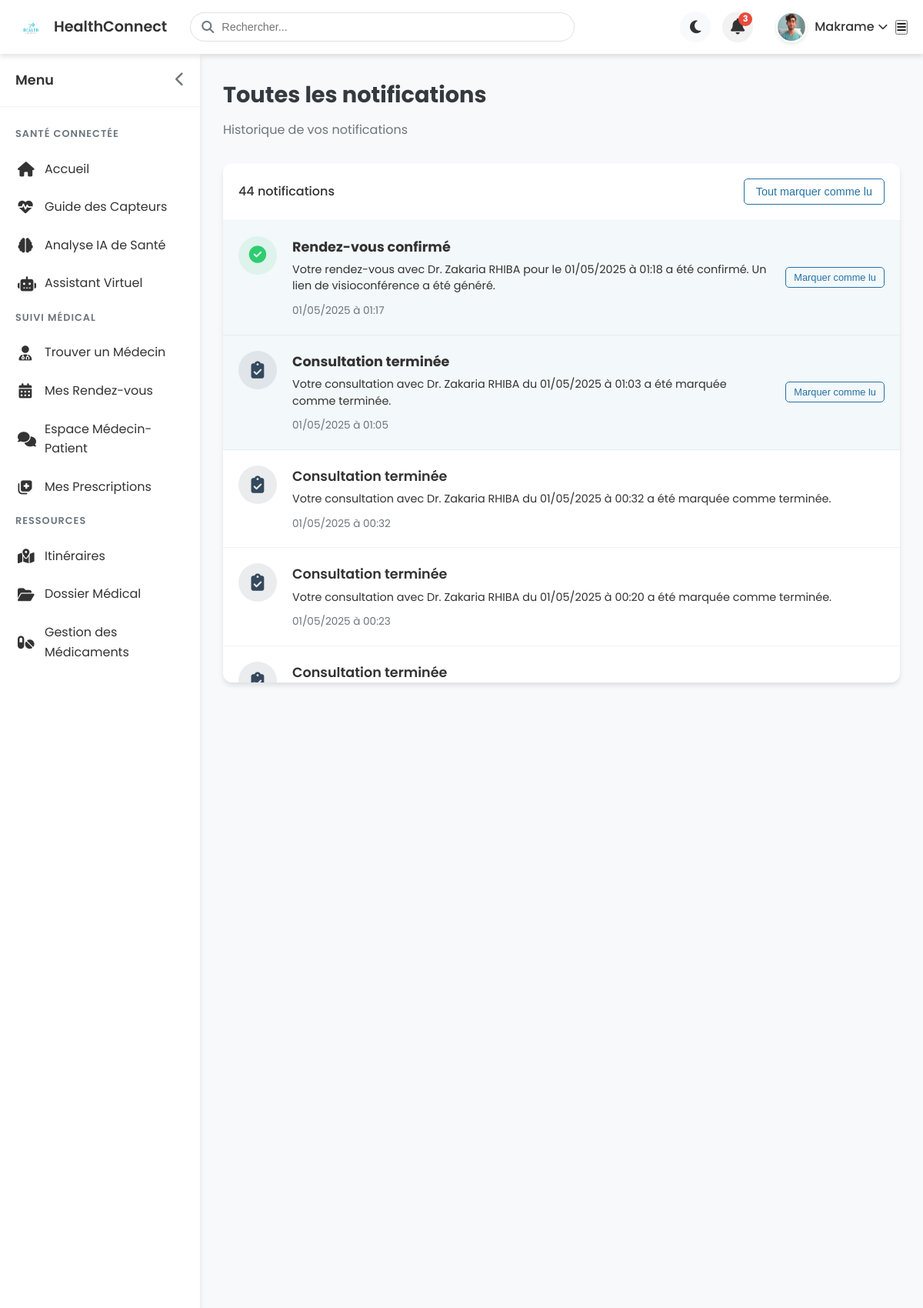
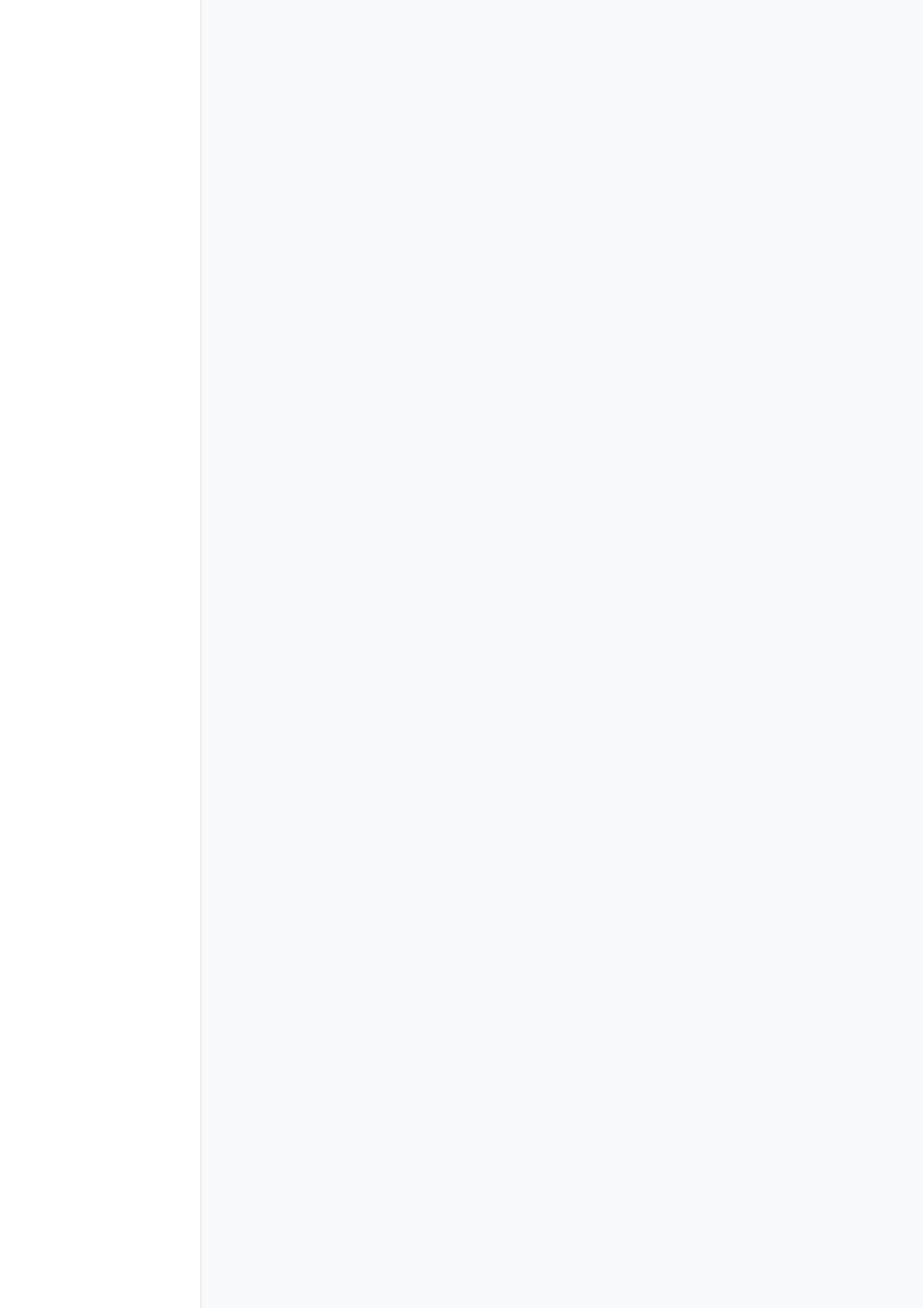
Screenshot of /patient/all-notifications (signed in, upper part) with the database file from the repository (2 pictures, top to bottom).
### models.py (models this page shows, shortened)
class Patient(db.Model):
    id = db.Column(db.Integer, primary_key=True)
    user_id = db.Column(db.Integer, db.ForeignKey('user.id'), nullable=False)
    birth_date = db.Column(db.Date, nullable=True)
    gender = db.Column(db.String(10), nullable=True)  # male, female, other
    phone = db.Column(db.String(20), nullable=True)
    address = db.Column(db.String(200), nullable=True)
    id_number = db.Column(db.String(50), nullable=True)  # National ID or patient ID
    insurance = db.Column(db.String(100), nullable=True)
    blood_type = db.Column(db.String(5), nullable=True)  # A+, B-, etc.
    allergies = db.Column(db.Text, nullable=True)
    chronic_diseases = db.Column(db.Text, nullable=True)
    current_medications = db.Column(db.Text, nullable=True)
    emergency_contact_name = db.Column(db.String(100), nullable=True)
    emergency_contact_phone = db.Column(db.String(20), nullable=True)
    social_security_number = db.Column(db.String(50), nullable=True)
    profile_picture = db.Column(db.String(200), nullable=True)  # Path to profile picture
    appointments = db.relationship('Appointment', backref='patient', lazy='dynamic',
                                  foreign_keys='Appointment.patient_id', cascade='all, delete-orphan')
    prescriptions = db.relationship('Prescription', backref='patient', lazy='dynamic', cascade='all, delete-orphan')

class User(db.Model, UserMixin):
    id = db.Column(db.Integer, primary_key=True)
    email = db.Column(db.String(120), unique=True, nullable=False)
    password_hash = db.Column(db.String(128), nullable=False)
    first_name = db.Column(db.String(50), nullable=False)
    last_name = db.Column(db.String(50), nullable=False)
    role = db.Column(db.String(10), nullable=False)  # 'patient' or 'doctor'
    created_at = db.Column(db.DateTime, default=get_current_time_naive)
    patient = db.relationship('Patient', backref='user', uselist=False, cascade='all, delete-orphan')
    doctor = db.relationship('Doctor', backref='user', uselist=False, cascade='all, delete-orphan')

class Notification(db.Model):
    id = db.Column(db.Integer, primary_key=True)
    user_id = db.Column(db.Integer, db.ForeignKey('user.id'), nullable=False)
    title = db.Column(db.String(100), nullable=False)
    content = db.Column(db.Text, nullable=False)
    type = db.Column(db.String(20), nullable=False)  # appointment, message, system, etc.
    related_id = db.Column(db.Integer, nullable=True)  # ID of related object (appointment, message, etc.)
    is_read = db.Column(db.Boolean, default=False)
    is_urgent = db.Column(db.Boolean, default=False)  # Pour les notifications de rappel de rendez-vous
    created_at = db.Column(db.DateTime, default=get_current_time_naive)
    user = db.relationship('User', backref='notifications')

### routes/patient.py (the view)
@patient_bp.route('/all-notifications')
@login_required
def all_notifications():
    if current_user.role != 'patient':
        flash('Accès refusé. Vous devez être un patient pour voir cette page.', 'danger')
        return redirect(url_for('index'))
    from models import Notification
    notifications = Notification.query.filter_by(
        user_id=current_user.id
    ).order_by(
        Notification.created_at.desc()
    ).all()
    return render_template('patient/all_notifications.html', notifications=notifications)

### app.py (called while the page is built)
@login_manager.user_loader
def load_user(user_id):
    return User.query.get(int(user_id))

### templates/patient/all_notifications.html (shortened to what this page needs)
{% extends 'dashboard_base.html' %}
{% block extra_css %}
<link rel="stylesheet" href="{{ url_for('static', filename='css/patient/dashboard.css') }}">
<link rel="stylesheet" href="{{ url_for('static', filename='css/patient/header.css') }}">
<link rel="stylesheet" href="{{ url_for('static', filename='css/patient/notifications.css') }}">
{% endblock %}
{% block content %}
{% include 'patient/partials/header.html' %}
<div class="dashboard-container">
    {% include 'patient/partials/sidebar.html' %}
    <div id="main-content" class="main-content">
        <div class="page-header">
            <h1 class="page-title">Toutes les notifications</h1>
            <p class="page-subtitle">Historique de vos notifications</p>
        </div>
        <div class="notifications-container">
            <div class="notifications-header">
                <div class="notifications-count">
                    {{ notifications|length }} notification{% if notifications|length > 1 %}s{% endif %}
                </div>
                <div class="notifications-actions">
                    <button id="mark-all-read" class="btn-mark-all">Tout marquer comme lu</button>
                </div>
            </div>
            <div class="notifications-list">
                {% if notifications %}
                    {% for notification in notifications %}
                        <div class="notification-item {% if not notification.is_read %}notification-unread{% endif %}"
                             data-notification-id="{{ notification.id }}"
                             data-notification-type="{{ notification.type }}">
                            <div class="notification-icon">
                                {% if notification.type == 'appointment' %}
                                    <i class="fas fa-calendar-check"></i>
                                {% elif notification.type == 'appointment_accepted' %}
                                    <i class="fas fa-check-circle"></i>
                                {% elif notification.type == 'appointment_rejected' %}
                                    <i class="fas fa-times-circle"></i>
                                {% elif notification.type == 'appointment_cancelled' %}
                                    <i class="fas fa-calendar-times"></i>
                                {% elif notification.type == 'appointment_completed' %}
                                    <i class="fas fa-clipboard-check"></i>
                                {% elif notification.type == 'appointment_reminder' %}
                                    <i class="fas fa-clock"></i>
                                {% elif notification.type == 'appointment_deleted' %}
                                    <i class="fas fa-trash-alt"></i>
                                {% elif notification.type == 'message' %}
                                    <i class="fas fa-envelope"></i>
                                {% elif notification.type == 'prescription' %}
                                    <i class="fas fa-prescription"></i>
                                {% elif notification.type == 'test' %}
                                    <i class="fas fa-vial"></i>
                                {% else %}
                                    <i class="fas fa-bell"></i>
                                {% endif %}
                            </div>
                            <div class="notification-content">
                                <div class="notification-title">{{ notification.title }}</div>
                                <div class="notification-text">{{ notification.content }}</div>
                                <div class="notification-time">{{ notification.created_at.strftime('%d/%m/%Y à %H:%M') }}</div>
                            </div>
                            <div class="notification-actions">
                                {% if not notification.is_read %}
                                    <button class="btn-mark-read" data-id="{{ notification.id }}">Marquer comme lu</button>
                                {% endif %}
                            </div>
                        </div>
                    {% endfor %}
                {% endif %}
            </div>
        </div>
    </div>
</div>
{% endblock %}

### templates/patient/partials/header.html (shortened to what this page needs)
<div class="topbar">
    <div class="topbar-logo">
        <a href="{{ url_for('patient.dashboard') }}">
            <img src="{{ url_for('static', filename='images/logo.png') }}" alt="HealthConnect Logo">
            <span>HealthConnect</span>
        </a>
    </div>
    <div class="topbar-search">
        <i class="fas fa-search"></i>
        <input type="text" placeholder="Rechercher...">
    </div>
    <div class="topbar-actions">
        <div class="theme-toggle" id="theme-toggle">
            <i class="fas fa-moon"></i>
        </div>
        <div class="topbar-notification" id="notification-toggle">
            <i class="fas fa-bell"></i>
            <span class="notification-badge">3</span>
        </div>
        <div class="topbar-profile" id="profile-toggle">
            <div class="profile-avatar">
                <img src="{{ url_for('static', filename=current_user.patient.profile_picture.replace('\\', '/')) if current_user.patient.profile_picture else url_for('static', filename='images/default-avatar.png') }}" alt="Avatar">
            </div>
            <span class="profile-name">{{ current_user.first_name }} <i class="fas fa-chevron-down"></i></span>
        </div>
    </div>
    <button id="mobile-menu-toggle" class="d-md-none">
        <i class="fas fa-bars"></i>
    </button>
</div>

### static/css/styles.css (style rules this page uses)
:root { --primary-color: #1a73e8; --secondary-color: #34a853; --accent-color: #fbbc05; --dark-color: #0A2540; --light-color: #f8f9fa; --text-color: #333; --text-light: #6c757d; --white: #ffffff; --shadow: 0 4px 6px rgba(0, 0, 0, 0.1); --transition: all 0.3s ease; }
* { margin: 0; padding: 0; box-sizing: border-box; }
body { font-family: 'Poppins', sans-serif; line-height: 1.6; color: var(--text-color); background-color: var(--light-color); }
a { text-decoration: none; color: var(--text-color); transition: var(--transition); }
img { max-width: 100%; height: auto; }

### static/css/patient/dashboard.css (style rules this page uses)
:root { --primary-color: #2471A3; --secondary-color: #58D68D; --light-color: #f8f9fa; --dark-color: #343a40; --text-color: #333; --text-light: #6c757d; --white: #ffffff; --shadow: 0 4px 6px rgba(0, 0, 0, 0.1); --border-radius: 12px; --transition: all 0.3s ease; }
.topbar { position: fixed; top: 0; left: 0; right: 0; height: 70px; background-color: var(--white); box-shadow: var(--shadow); z-index: 1000; display: flex; align-items: center; padding: 0 20px; }
.topbar-logo { display: flex; align-items: center; margin-right: 30px; }
.topbar-logo img { height: 40px; }
.topbar-search { flex: 1; max-width: 500px; position: relative; margin-right: 20px; }
.topbar-search input { width: 100%; padding: 10px 15px 10px 40px; border: 1px solid #e0e0e0; border-radius: 50px; font-size: 0.9rem; transition: var(--transition); }
.topbar-search i { position: absolute; left: 15px; top: 50%; transform: translateY(-50%); color: var(--text-light); }
.topbar-actions { display: flex; align-items: center; margin-left: auto; }
.topbar-notification { position: relative; margin-right: 20px; cursor: pointer; }
.topbar-notification i { font-size: 1.3rem; color: var(--text-color); }
.notification-badge { position: absolute; top: -5px; right: -5px; width: 18px; height: 18px; background-color: #e74c3c; color: white; border-radius: 50%; font-size: 0.7rem; display: flex; align-items: center; justify-content: center; }
.topbar-profile { display: flex; align-items: center; cursor: pointer; padding: 5px 10px; border-radius: var(--border-radius); transition: var(--transition); }
.profile-avatar { width: 40px; height: 40px; border-radius: 50%; overflow: hidden; margin-right: 10px; }
.profile-avatar img { width: 100%; height: 100%; object-fit: cover; }
.profile-name { font-weight: 500; color: var(--text-color); }
.dashboard-container { display: flex; margin-top: 70px; min-height: calc(100vh - 70px); }
.main-content { flex: 1; margin-left: 260px; padding: 30px; transition: var(--transition); }
.page-header { margin-bottom: 30px; }
.page-title { font-size: 1.8rem; color: var(--dark-color); margin-bottom: 10px; }
.page-subtitle { color: var(--text-light); }

### rows the page displays
Patient: profile_picture (picture)
User: first_name "Makrame"
Notification: title "Rendez-vous confirmé", content "Votre rendez-vous avec Dr. Zakaria RHIBA pour le 01/05/2025 à 01:18 a été confirmé. Un lien de visioconférence a été généré.", created_at "01/05/2025 à 01:17"
Notification: title "Consultation terminée", content "Votre consultation avec Dr. Zakaria RHIBA du 01/05/2025 à 01:03 a été marquée comme terminée.", created_at "01/05/2025 à 01:05"
Notification: title "Consultation terminée", content "Votre consultation avec Dr. Zakaria RHIBA du 01/05/2025 à 00:32 a été marquée comme terminée.", created_at "01/05/2025 à 00:32"
Notification: title "Consultation terminée", content "Votre consultation avec Dr. Zakaria RHIBA du 01/05/2025 à 00:20 a été marquée comme terminée.", created_at "01/05/2025 à 00:23"
Notification: title "Consultation terminée"

### other values shown
{{ notifications|length }} "44"
